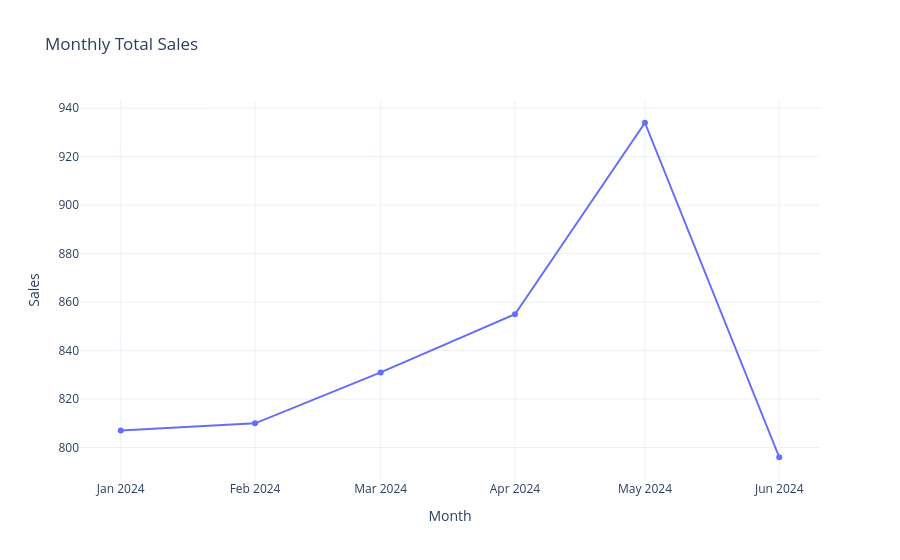

Notebook code cell kept with this figure:
### Code cell
fig = px.line(
    monthly_sales,
    x="month",
    y="sales",
    markers=True,
    title="Monthly Total Sales"
)

fig.update_layout(
    xaxis_title="Month",
    yaxis_title="Sales"
)

fig.show()

### Figure 1 — Plotly figure (JSON) as saved in the notebook; plotly's stock layout.template omitted (floating-point values rounded to 4 significant figures)
{"data": [{"hovertemplate": "month=%{x}<br>sales=%{y}<extra></extra>", "legendgroup": "", "line": {"color": "#636efa", "dash": "solid"}, "marker": {"symbol": "circle"}, "mode": "lines+markers", "name": "", "orientation": "v", "showlegend": false, "type": "scatter", "x": ["2024-01-01T00:00:00.000000", "2024-02-01T00:00:00.000000", "2024-03-01T00:00:00.000000", "2024-04-01T00:00:00.000000", "2024-05-01T00:00:00.000000", "2024-06-01T00:00:00.000000"], "xaxis": "x", "y": [807, 810, 831, 855, 934, 796], "yaxis": "y"}], "layout": {"legend": {"tracegroupgap": 0}, "title": {"text": "Monthly Total Sales"}, "xaxis": {"anchor": "y", "domain": [0, 1], "title": {"text": "Month"}}, "yaxis": {"anchor": "x", "domain": [0, 1], "title": {"text": "Sales"}}}}
